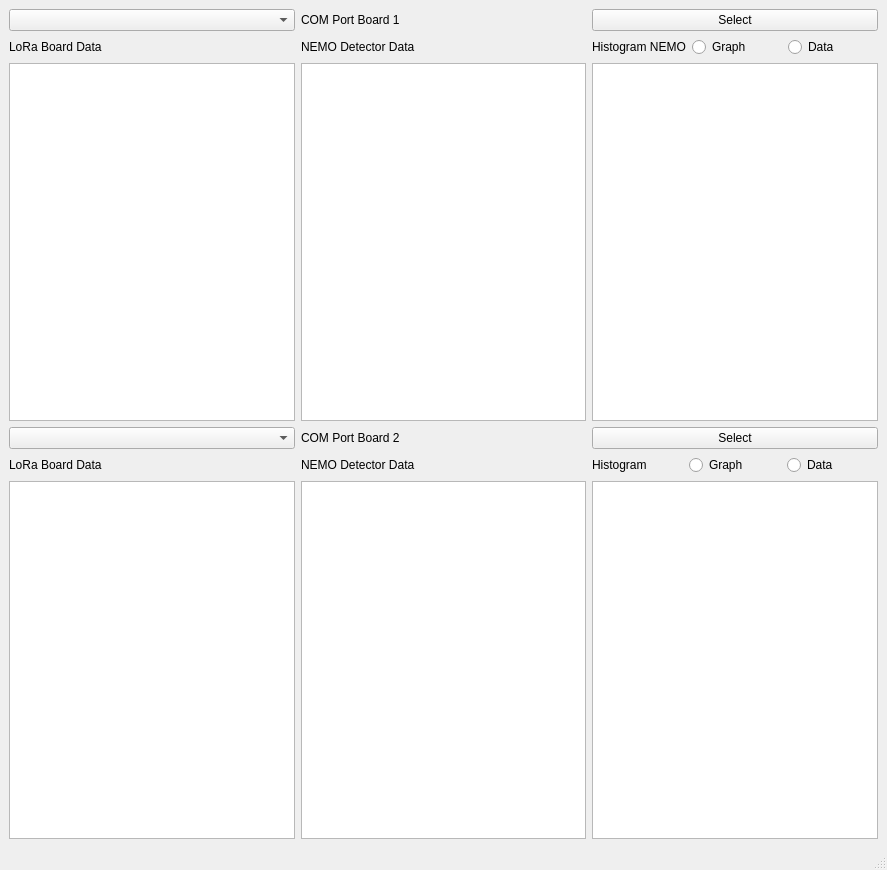
<?xml version="1.0" encoding="UTF-8"?>
<ui version="4.0">
 <class>MainWindow</class>
 <widget class="QMainWindow" name="MainWindow">
  <property name="geometry">
   <rect>
    <x>0</x>
    <y>0</y>
    <width>887</width>
    <height>870</height>
   </rect>
  </property>
  <property name="windowTitle">
   <string>MainWindow</string>
  </property>
  <widget class="QWidget" name="centralwidget">
   <layout class="QGridLayout" name="gridLayout_2">
    <item row="0" column="0">
     <layout class="QGridLayout" name="gridLayout">
      <item row="5" column="2">
       <widget class="QTableView" name="tableView_5"/>
      </item>
      <item row="3" column="0">
       <widget class="QComboBox" name="comboBox_2"/>
      </item>
      <item row="3" column="1">
       <widget class="QLabel" name="label_2">
        <property name="text">
         <string>COM Port Board 2</string>
        </property>
       </widget>
      </item>
      <item row="5" column="1">
       <widget class="QTableView" name="tableView_4"/>
      </item>
      <item row="2" column="0">
       <widget class="QTableWidget" name="tableWidget"/>
      </item>
      <item row="3" column="2">
       <widget class="QPushButton" name="pushButton_2">
        <property name="text">
         <string>Select</string>
        </property>
       </widget>
      </item>
      <item row="2" column="1">
       <widget class="QTableView" name="tableView"/>
      </item>
      <item row="1" column="0">
       <widget class="QLabel" name="label_3">
        <property name="text">
         <string>LoRa Board Data</string>
        </property>
       </widget>
      </item>
      <item row="0" column="0">
       <widget class="QComboBox" name="comboBox"/>
      </item>
      <item row="0" column="2">
       <widget class="QPushButton" name="pushButton">
        <property name="text">
         <string>Select</string>
        </property>
       </widget>
      </item>
      <item row="0" column="1">
       <widget class="QLabel" name="label">
        <property name="text">
         <string>COM Port Board 1</string>
        </property>
       </widget>
      </item>
      <item row="2" column="2">
       <widget class="QTableView" name="tableView_2"/>
      </item>
      <item row="4" column="1">
       <widget class="QLabel" name="label_7">
        <property name="text">
         <string>NEMO Detector Data</string>
        </property>
       </widget>
      </item>
      <item row="1" column="1">
       <widget class="QLabel" name="label_4">
        <property name="text">
         <string>NEMO Detector Data</string>
        </property>
       </widget>
      </item>
      <item row="5" column="0">
       <widget class="QTableView" name="tableView_3"/>
      </item>
      <item row="4" column="0">
       <widget class="QLabel" name="label_6">
        <property name="text">
         <string>LoRa Board Data</string>
        </property>
       </widget>
      </item>
      <item row="1" column="2">
       <layout class="QHBoxLayout" name="horizontalLayout">
        <item>
         <widget class="QLabel" name="label_5">
          <property name="text">
           <string>Histogram NEMO</string>
          </property>
         </widget>
        </item>
        <item>
         <widget class="QRadioButton" name="radioButton">
          <property name="text">
           <string>Graph</string>
          </property>
         </widget>
        </item>
        <item>
         <widget class="QRadioButton" name="radioButton_2">
          <property name="text">
           <string>Data</string>
          </property>
         </widget>
        </item>
       </layout>
      </item>
      <item row="4" column="2">
       <layout class="QHBoxLayout" name="horizontalLayout_2">
        <item>
         <widget class="QLabel" name="label_8">
          <property name="text">
           <string>Histogram</string>
          </property>
         </widget>
        </item>
        <item>
         <widget class="QRadioButton" name="radioButton_3">
          <property name="text">
           <string>Graph</string>
          </property>
         </widget>
        </item>
        <item>
         <widget class="QRadioButton" name="radioButton_4">
          <property name="text">
           <string>Data</string>
          </property>
         </widget>
        </item>
       </layout>
      </item>
     </layout>
    </item>
   </layout>
  </widget>
  <widget class="QMenuBar" name="menubar">
   <property name="geometry">
    <rect>
     <x>0</x>
     <y>0</y>
     <width>887</width>
     <height>21</height>
    </rect>
   </property>
  </widget>
  <widget class="QStatusBar" name="statusbar"/>
 </widget>
 <resources/>
 <connections/>
</ui>
